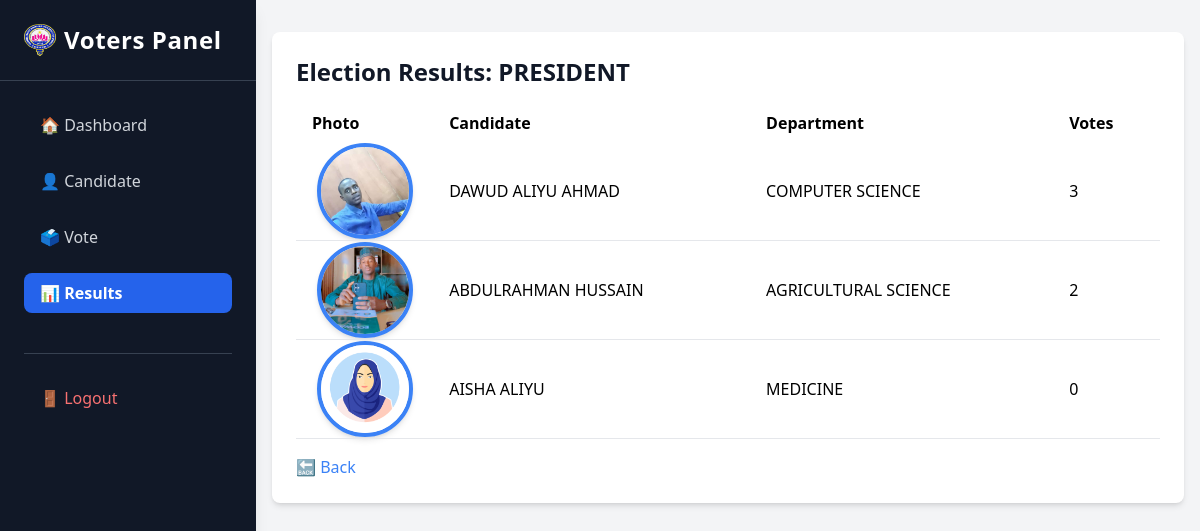
/results/10/ (signed in), run on an earlier commit of the app's database.
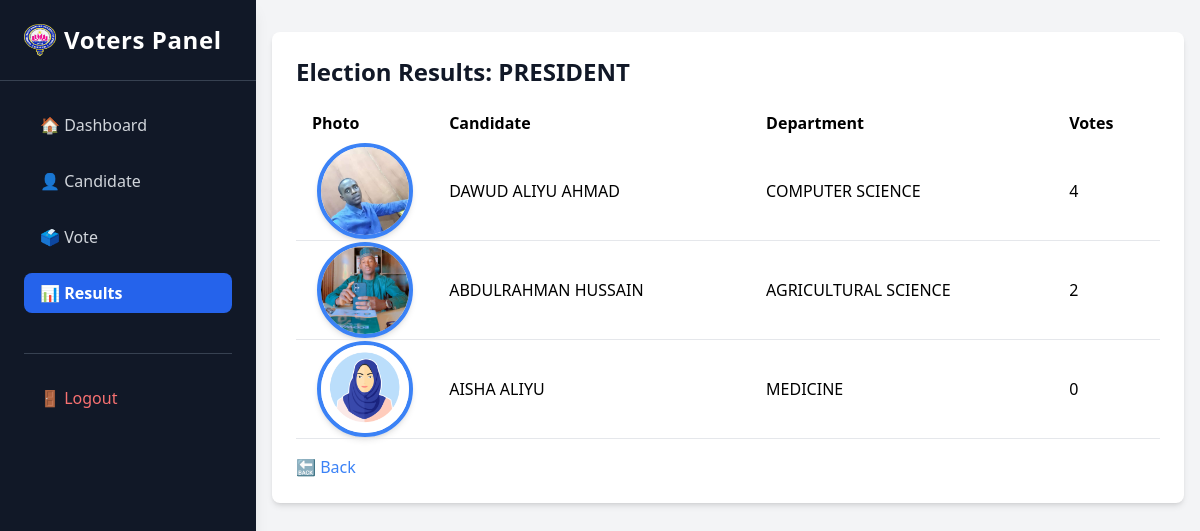
And on a later commit of the database.
### maaun/models.py (models this page shows, shortened)
class Position(models.Model):
    name = models.CharField(max_length=100)
    election = models.ForeignKey(Election, on_delete=models.CASCADE, related_name="positions")
    class Meta:
        unique_together = ('name', 'election')  # Prevents duplicate positions under the same election

class Candidate(models.Model):
    first_name = models.CharField(max_length=255)
    last_name = models.CharField(max_length=255)
    department = models.CharField(max_length=255)
    reg_no = models.CharField(max_length=15, unique=True)
    position = models.ForeignKey('Position', on_delete=models.CASCADE, related_name="candidates")
    avater = models.ImageField(null= True, default="avater.png")
    created = models.DateTimeField(auto_now_add=True)

### maaun/views.py (the view)
# urls.py: path('results/<int:position_id>/', views.results_detail, name='results_detail'),
@voter_login_required
def results_detail(request, position_id):
    position = get_object_or_404(Position, id=position_id)
    candidates = Candidate.objects.filter(position=position)
    results_data = []
    for candidate in candidates:
        vote_count = Vote.objects.filter(candidate=candidate, position=position).count()
        results_data.append({
            'candidate': candidate,
            'vote_count': vote_count,
        })
    results_data = sorted(results_data, key=lambda x: x['vote_count'], reverse=True)
    context = {
        'position': position,
        'results': results_data,
    }
    return render(request, 'maaun/results_detail.html', context)

### maaun/views.py (called while the page is built)
def voter_login_required(view_func):
    @wraps(view_func)
    def _wrapped_view(request, *args, **kwargs):
        if "voter_id" not in request.session:
            return redirect("my-login")
        return view_func(request, *args, **kwargs)
    return _wrapped_view

### maaun/templates/maaun/results_detail.html (shortened to what this page needs)
{%load static%}
<html lang="en">
<head>
    <script src="https://cdn.tailwindcss.com"></script>
</head>
<body class="bg-gray-100">
    <div class="flex">
        {% include 'maaun/v-Sidebar.html' %}
        <main class="lg:ml-64 p-4 w-full">
            <div class="bg-white shadow-md rounded-lg p-6 mt-4">
                <h1 class="text-2xl font-bold text-gray-900 mb-4">Election Results: {{ position.name|upper }}</h1>
                <table class="w-full text-left">
                    <thead>
                        <tr>
                            <th class="py-2 px-4">Photo</th>
                            <th class="py-2 px-4">Candidate</th>
                            <th class="py-2 px-4">Department</th>
                            <th class="py-2 px-4">Votes</th>
                        </tr>
                    </thead>
                    <tbody>
                        {% for result in results %}
                        <tr class="border-b">
                            <td ><img src="{{ result.candidate.avater.url}}" alt="Candidate Photo" class="w-24 h-24 object-cover rounded-full mx-auto border-4 border-blue-500 shadow-md"></td>
                            <td class="py-2 px-4">{{ result.candidate.first_name|upper }} {{ result.candidate.last_name|upper }}</td>
                            <td class="py-2 px-4">{{ result.candidate.department|upper }}</td>
                            <td class="py-2 px-4">{{ result.vote_count }}</td>
                        </tr>
                        {% endfor %}
                    </tbody>
                </table>
                <a href="{% url 'results' %}" class="block mt-4 text-blue-500 hover:underline">🔙 Back</a>
            </div>
        </main>
    </div>
</body>
</html>

### maaun/templates/maaun/v-sidebar.html
{%load static%}
<div class="flex">
    <aside class="w-64 bg-gray-900 text-white h-screen fixed left-0 top-0 overflow-y-auto hidden lg:block shadow-lg">
        <div class="p-6 border-b border-gray-700 flex items-center space-x-2">
            <img src="{% static 'images/logo-1.png' %}" alt="Logo" class="w-8 h-8">
            <h1 class="text-2xl font-semibold tracking-wide">Voters Panel</h1>
        </div>
        <nav class="p-6">
            <ul class="space-y-4">
                <li>
                    <a href="{% url 'v-dashboard' %}"
                       class="flex items-center gap-2 px-4 py-2 rounded-lg transition duration-200
                              {% if '/v-dashboard/' in request.path %}
                                  bg-blue-600 font-semibold text-white
                              {% else %}
                                  hover:bg-gray-800 hover:text-white text-gray-300
                              {% endif %}">
                        🏠 Dashboard
                    </a>
                </li>
                <li>
                    <a href="{% url 'v-candidate' %}"
                       class="flex items-center gap-2 px-4 py-2 rounded-lg transition duration-200
                              {% if '/v-candidate/' in request.path %}
                                  bg-blue-600 font-semibold text-white
                              {% else %}
                                  hover:bg-gray-800 hover:text-white text-gray-300
                              {% endif %}">
                        👤 Candidate
                    </a>
                </li>
                <li>
                    <a href="{% url 'v-vote' %}"
                       class="flex items-center gap-2 px-4 py-2 rounded-lg transition duration-200
                              {% if '/v-vote/' in request.path %}
                                  bg-blue-600 font-semibold text-white
                              {% else %}
                                  hover:bg-gray-800 hover:text-white text-gray-300
                              {% endif %}">
                        🗳️ Vote
                    </a>
                </li>
                <li>
                    <a href="{% url 'results' %}"
                       class="flex items-center gap-2 px-4 py-2 rounded-lg transition duration-200
                              {% if '/results' in request.path %}
                                  bg-blue-600 font-semibold text-white
                              {% else %}
                                  hover:bg-gray-800 hover:text-white text-gray-300
                              {% endif %}">
                        📊 Results
                    </a>
                </li>
            </ul>
            <div class="mt-10 border-t border-gray-700 pt-6">
                <a href="{% url 'logout' %}"
                   class="flex items-center gap-2 px-4 py-2 text-red-400 hover:text-red-600 transition duration-200">
                    🚪 Logout
                </a>
            </div>
        </nav>
    </aside>
</div>

What changed in the data, as far as the page shows it:
changed Candidate "DAWUD ALIYU": vote_count "3" → "4"
